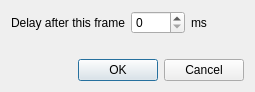
<?xml version="1.0" encoding="UTF-8"?>
<ui version="4.0">
 <class>DelayDlg</class>
 <widget class="QDialog" name="DelayDlg">
  <property name="geometry">
   <rect>
    <x>0</x>
    <y>0</y>
    <width>255</width>
    <height>92</height>
   </rect>
  </property>
  <property name="windowTitle">
   <string>Set delay</string>
  </property>
  <layout class="QVBoxLayout" name="verticalLayout">
   <item>
    <layout class="QHBoxLayout" name="horizontalLayout">
     <item>
      <widget class="QLabel" name="label">
       <property name="text">
        <string>Delay after this frame</string>
       </property>
      </widget>
     </item>
     <item>
      <widget class="QSpinBox" name="m_delay">
       <property name="maximum">
        <number>9999</number>
       </property>
      </widget>
     </item>
     <item>
      <widget class="QLabel" name="label_2">
       <property name="text">
        <string>ms</string>
       </property>
      </widget>
     </item>
    </layout>
   </item>
   <item>
    <spacer name="verticalSpacer">
     <property name="orientation">
      <enum>Qt::Orientation::Vertical</enum>
     </property>
     <property name="sizeHint" stdset="0">
      <size>
       <width>20</width>
       <height>80</height>
      </size>
     </property>
    </spacer>
   </item>
   <item>
    <widget class="QDialogButtonBox" name="m_buttonBox">
     <property name="orientation">
      <enum>Qt::Orientation::Horizontal</enum>
     </property>
     <property name="standardButtons">
      <set>QDialogButtonBox::StandardButton::Cancel|QDialogButtonBox::StandardButton::Ok</set>
     </property>
    </widget>
   </item>
  </layout>
 </widget>
 <resources/>
 <connections>
  <connection>
   <sender>m_buttonBox</sender>
   <signal>accepted()</signal>
   <receiver>DelayDlg</receiver>
   <slot>accept()</slot>
   <hints>
    <hint type="sourcelabel">
     <x>248</x>
     <y>254</y>
    </hint>
    <hint type="destinationlabel">
     <x>157</x>
     <y>274</y>
    </hint>
   </hints>
  </connection>
  <connection>
   <sender>m_buttonBox</sender>
   <signal>rejected()</signal>
   <receiver>DelayDlg</receiver>
   <slot>reject()</slot>
   <hints>
    <hint type="sourcelabel">
     <x>316</x>
     <y>260</y>
    </hint>
    <hint type="destinationlabel">
     <x>286</x>
     <y>274</y>
    </hint>
   </hints>
  </connection>
 </connections>
</ui>
